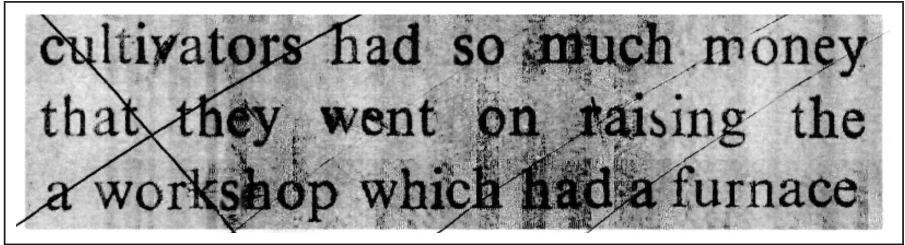
#> input picture course project/sample_images/vandalized_document.png, 1810 x 490 px (shown at 1/2 size)
$ jupyter execute --allow-errors 'CZ4003 Project.ipynb'   (shell and % lines are left out)
#> lines starting #> are read from the running program, lines starting #| are printed output that depends on the picture
**CZ4003: Text Image Segmentation for Optimal Optical character recognition**

Authors: Chulpaibul Jiraporn (U1822666H), Deng Jinyang (U1820375G)

[cell 1]
import pytesseract
import cv2
import numpy as np
from matplotlib import pyplot as plt
import matplotlib.gridspec as gridspec


pytesseract.pytesseract.tesseract_cmd = r'C:\Program Files\Tesseract-OCR\tesseract.exe'

image_1_path = "sample_images/sample01.png"
image_2_path = "sample_images/sample02.png"

sample_1 = cv2.imread(image_1_path, 0)
sample_2 = cv2.imread(image_2_path, 0)

[cell 2]
# Helper Functions
def print_text(image):
    print(pytesseract.image_to_string(image))

def contrast_stretching(image):
  max_x = image.max()
  min_x = image.min()
  contrast_image = 255.0*(image - min_x)/(max_x-min_x)
  return contrast_image.astype(np.uint8)

**Part 1**

Implement the Ostu global thresholding algorithm for binarizing the sample text images and feed the binarized images to the OCR software to evaluate the OCR accuracy. Discuss any problems with the Otsu global thresholding algorithm.

[cell 3]
def otsu_algo(image):
    total_pixel_count = image.flatten().shape[0]
    total_var = image.flatten().var()
    hist = [np.sum(image == i) for i in range(0, 256)]
    hist_prob = [_ / total_pixel_count for _ in hist]

    intra_class_vars, inter_class_vars = [],[]

    for i in range(0, 256):
        lower_prob, higher_prob = sum(hist_prob[:i]), sum(hist_prob[i:])

        lower_mean = 1/lower_prob * sum([j * hist_prob[j] for j in range(0, i)]) if lower_prob > 0 else 0
        higher_mean = 1/higher_prob * sum([j * hist_prob[j] for j in range(i, 256)]) if higher_prob > 0 else 0

        lower_var = 1/lower_prob * sum([(j - lower_mean)**2 * hist_prob[j] for j in range(0, i)]) if lower_prob > 0 else 0
        higher_var = 1/higher_prob * sum([(j - higher_mean)**2 * hist_prob[j] for j in range(i, 256)]) if higher_prob > 0 else 0

        intra_class_var = lower_prob * lower_var + higher_prob * higher_var
        inter_class_var = lower_prob * higher_prob * (lower_mean - higher_mean)**2
        assert round(inter_class_var + intra_class_var, 7) == round(total_var, 7)
        intra_class_vars.append(intra_class_var)
        inter_class_vars.append(inter_class_var)

    return(intra_class_vars, inter_class_vars)

def apply_thresh_on_image(image, thresh):
    new_image = image.copy()
    new_image[image > thresh] = 255
    new_image[image <= thresh] = 0
    return new_image

def process_image(image):
    intra_class_vars, inter_class_vars = otsu_algo(image)
    assert intra_class_vars.index(min(intra_class_vars)) == inter_class_vars.index(max(inter_class_vars))
    thresh = intra_class_vars.index(min(intra_class_vars)) - 1
    processed_image = apply_thresh_on_image(image, thresh)
    return (thresh, processed_image)

#> (the rest of this cell did not finish here and is left out)

[cell 4]
# Comparing our results with the official otsu implementation
ret1, sample_1_otsu = cv2.threshold(sample_1, 0, 255, cv2.THRESH_BINARY + cv2.THRESH_OTSU)
#> ret1 = 0
ret2, sample_2_otsu = cv2.threshold(sample_2, 0, 255, cv2.THRESH_BINARY + cv2.THRESH_OTSU)
#> ret2 = 0
#> (the rest of this cell did not finish here and is left out)

[cell 5]
# Before processing
print("Sample01.png before Otsu")
print_text(sample_1)
print("Sample02.png before Otsu")
print_text(sample_2)

[cell 6]
# After processing
print("Sample01.png after Otsu\n")
#> (the rest of this cell did not finish here and is left out)

**Part 2**

Design your own algorithms to address the problem of Otsu global thresholding algorithm, and evaluate OCR accuracy for the binary images as produced by your algorithms. You may explore different approaches such as adaptive thresholding, image enhancement, etc., and the target is to achieve the best OCR accuracy.

Our approach:

1.   Adaptive Gaussian Thresholding + Gaussian Blurring
2.   Background Layer Removal

We will also provide an alternative way to generate background for the sample images.

**Part 2.1 - Adaptive Gaussian Thresholding + Gaussian Blurring**

[cell 7]
def method_1(image):
    # Step 1: Gaussian Adaptive Threshold
    step_1_result = cv2.adaptiveThreshold(image,255,cv2.ADAPTIVE_THRESH_GAUSSIAN_C, cv2.THRESH_BINARY,19,5)
    # Step 2: Gaussian Blur
    step_2_result = cv2.GaussianBlur(step_1_result,(3,3),3)

    return step_2_result

#> (a cell that did not finish here is left out)

[cell 9]
# After processing
print("Sample01.png after Adaptive Gaussian Thresholding + Gaussian Blur\n")
#> (the rest of this cell did not finish here and is left out)

**Part 2.2 - Background Layer Removal**

[cell 10]
def method_2(image):
    mask = image.copy()
    mask = cv2.Canny(mask, 30, 50)
    kernel = np.ones((3,3),np.uint8)
    mask = cv2.dilate(mask, kernel ,iterations = 1)
    mask = cv2.morphologyEx(mask, cv2.MORPH_CLOSE, kernel)

    background = image.copy()
    background = cv2.inpaint(background, mask, 3, cv2.INPAINT_TELEA)
    background = cv2.inpaint(background, mask, 100, cv2.INPAINT_TELEA)
    new_background = cv2.GaussianBlur(background, (3,3), 2)
    new_image = image / new_background
    norm_new_image = contrast_stretching(new_image)

    return norm_new_image

#> (a cell that did not finish here is left out)

[cell 12]
# After processing
print("Sample01.png after Background Layer Removal\n")
#> (the rest of this cell did not finish here and is left out)

**Part 2.3 - An Alternative Method for Background Layer Reconstruction**

This offers a much more simplified approach as compared to the previous algorithm,  as it does not requrie the tuning of many parameters, and is capable of achieving similar performance in a much shorter time.

[cell 13]
def method_3(image):
    background = cv2.GaussianBlur(image, (75, 75), 20)
    new_image = image / background
    norm_new_image = contrast_stretching(new_image)
    return norm_new_image

#> (a cell that did not finish here is left out)

[cell 15]
# After processing
print("Sample01.png after Method 3\n")
#> (the rest of this cell did not finish here and is left out)

**Part 3**

Discuss how to improve recognition algorithms for more robust and accurate character recognition while document images suffer from different types of image degradation. This is an open and optional task. There will be bonus points if you have good ideas on it.

In this section we will be proposing three novel ideas, which we believe will lead to an improved OCR performance:

1.   Location-Aware Correction
2.   A Search-Based Pre-Processing Approach*
3.   Bounding Box Adjustment

*Not demonstrated here

**Part 3.1 - Location-Aware Correction**

By performing OCR on a snippet of the image, rather than the entire image, we can get more accurate results.

What were "world |" and "| could" (from Part 2.2) have become "world I" and "I could".

[cell 16]
plt.figure(figsize = (20, 1))
plt.axis('off')
#> (the rest of this cell did not finish here and is left out)

**Part 3.3 - Bound Box Adjustment**

[cell 17]
vandalized = cv2.imread('sample_images/vandalized_document.png')[50:150,:]
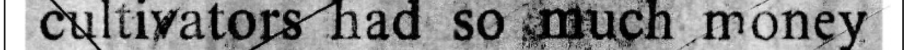
#> vandalized: shape (100, 1810, 3) (shown at 1/2 size); min 0, max 255, mean 139.8
vandalized_copy = vandalized.copy()

# Before adjusting for bounding boxes, we cannot get any detection.
plt.imshow(vandalized)
print_text(vandalized)

[cell 18]
# Even by just introducing bounding boxes, we can already see an improvement
cv2.rectangle(vandalized, (30, 0), (660, 100), (0,0,255), 5)
cv2.rectangle(vandalized, (660, 0), (860, 100), (0,0,255), 5)
cv2.rectangle(vandalized, (860, 0), (1030, 100), (0,0,255), 5)
cv2.rectangle(vandalized, (1030, 0), (1400, 100), (0,0,255), 5)
cv2.rectangle(vandalized, (1400, 0), (1800, 100), (0,0,255), 5)
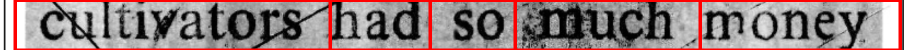
#> vandalized: shape (100, 1810, 3) (shown at 1/2 size); mean B, G, R 123.8, 123.8, 146.8
plt.imshow(vandalized)
print_text(vandalized)

[cell 19]
# Going one step further into individual boxes
part_1 = vandalized_copy[0:100, 30:660]
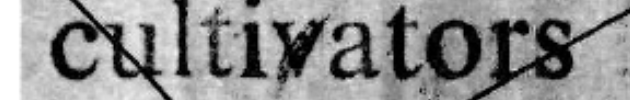
#> part_1: shape (100, 630, 3); min 0, max 255, mean 143.5
#> (the rest of this cell did not finish here and is left out)
